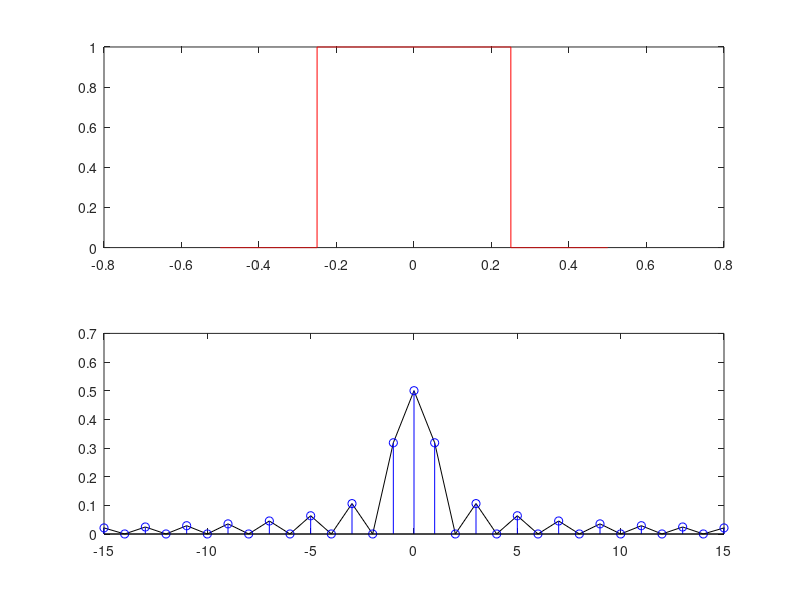

This figure's MATLAB source:
clear all
close all

sr = 10000; %Sample Rate
pc = 1/sr;

durBig = 1; %sec
durSmall = 0.5; % durata della finestra
SmallOffSet = 0.25; % inizio della finestra 

dSS = floor(durSmall*sr); %duarata in campioni della finstra (dur Small Sample)
dSO = floor(SmallOffSet*sr); %OffSet in campioni della finestra

t = [-durBig/2:pc:(durBig/2)-pc]; %array tempo

% generazione della finestra y 
y = zeros(1, size(t, 2));
y(dSO:dSO+dSS) = 1;

winSize = floor(durBig*sr);
binSize = sr/winSize;

F = [-winSize/2:binSize:(winSize/2)-binSize];

% DFT della finestra
for k = 1:size(F, 2);
fa = F(k)*2*pi;
za = e.^(-i*fa*t);
ya = y.*za;
dft(k) = abs(sum(ya))/size(ya, 2);
end

subplot(2, 1, 1)
plot(t, y, 'r')
subplot(2, 1, 2)
plot(F, dft, 'k')
hold on
stem(F, dft, 'b')
axis([-15 15])
hold off
